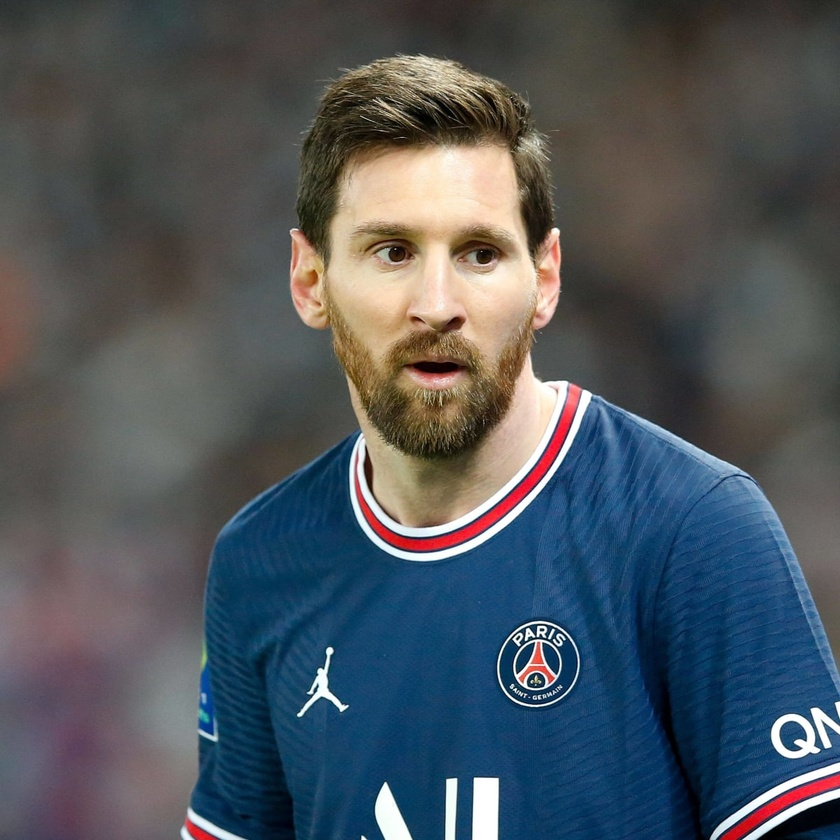
#> input picture images/messi.jpg, 840 x 840 px, shrunk from 1200 x 1200 before the run, found by its file name
$ python read_and_show_image.py
#> lines starting #> are read from the running program, lines starting #| are printed output that depends on the picture
import cv2
img1=cv2.imread('images\messi.jpg', 0)     #cv2.IMREAD_GRAYSCALE
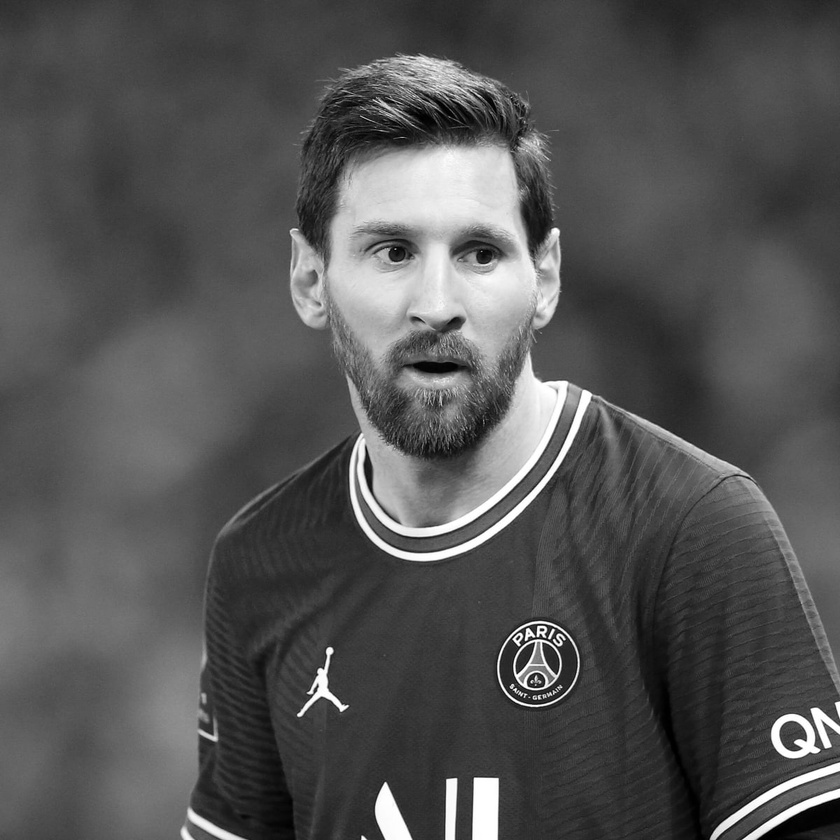
#> img1: shape (840, 840); min 0, max 255, mean 84.4
img2=cv2.imread('images\messi.jpg', 1)    #cv2.IMREAD_UNCHANGED
#> img2 is the input picture: shape (840, 840, 3); mean B, G, R 91.7, 85.8, 78.9
img3=cv2.imread('images\messi.jpg', -1)    #cv2.IMREAD_COLOR
cv2.imshow('Showing_grayscale', img1)
cv2.imshow('Original_Image', img2)
cv2.imshow('Color_Image', img3)
cv2.waitKey(0)
cv2.destroyAllWindows()
cv2.imwrite('images/messi_grayscale.jpg',img1)
